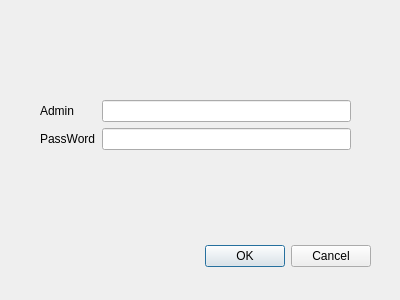
<?xml version="1.0" encoding="UTF-8"?>
<ui version="4.0">
 <class>Adminenterdialog</class>
 <widget class="QDialog" name="Adminenterdialog">
  <property name="geometry">
   <rect>
    <x>0</x>
    <y>0</y>
    <width>400</width>
    <height>300</height>
   </rect>
  </property>
  <property name="windowTitle">
   <string>Adminenterdialog</string>
  </property>
  <widget class="QDialogButtonBox" name="buttonBox">
   <property name="geometry">
    <rect>
     <x>30</x>
     <y>240</y>
     <width>341</width>
     <height>32</height>
    </rect>
   </property>
   <property name="orientation">
    <enum>Qt::Horizontal</enum>
   </property>
   <property name="standardButtons">
    <set>QDialogButtonBox::Cancel|QDialogButtonBox::Ok</set>
   </property>
  </widget>
  <widget class="QWidget" name="">
   <property name="geometry">
    <rect>
     <x>40</x>
     <y>100</y>
     <width>311</width>
     <height>50</height>
    </rect>
   </property>
   <layout class="QHBoxLayout" name="horizontalLayout">
    <item>
     <layout class="QVBoxLayout" name="verticalLayout">
      <item>
       <widget class="QLabel" name="label">
        <property name="text">
         <string>Admin</string>
        </property>
       </widget>
      </item>
      <item>
       <widget class="QLabel" name="label_2">
        <property name="text">
         <string>PassWord</string>
        </property>
       </widget>
      </item>
     </layout>
    </item>
    <item>
     <layout class="QVBoxLayout" name="verticalLayout_2">
      <item>
       <widget class="QLineEdit" name="lineEdit">
        <property name="toolTip">
         <string>Input the admin number</string>
        </property>
       </widget>
      </item>
      <item>
       <widget class="QLineEdit" name="lineEdit_2">
        <property name="toolTip">
         <string>Input the admin password.</string>
        </property>
       </widget>
      </item>
     </layout>
    </item>
   </layout>
  </widget>
 </widget>
 <resources/>
 <connections>
  <connection>
   <sender>buttonBox</sender>
   <signal>accepted()</signal>
   <receiver>Adminenterdialog</receiver>
   <slot>accept()</slot>
   <hints>
    <hint type="sourcelabel">
     <x>248</x>
     <y>254</y>
    </hint>
    <hint type="destinationlabel">
     <x>157</x>
     <y>274</y>
    </hint>
   </hints>
  </connection>
  <connection>
   <sender>buttonBox</sender>
   <signal>rejected()</signal>
   <receiver>Adminenterdialog</receiver>
   <slot>reject()</slot>
   <hints>
    <hint type="sourcelabel">
     <x>316</x>
     <y>260</y>
    </hint>
    <hint type="destinationlabel">
     <x>286</x>
     <y>274</y>
    </hint>
   </hints>
  </connection>
 </connections>
</ui>
